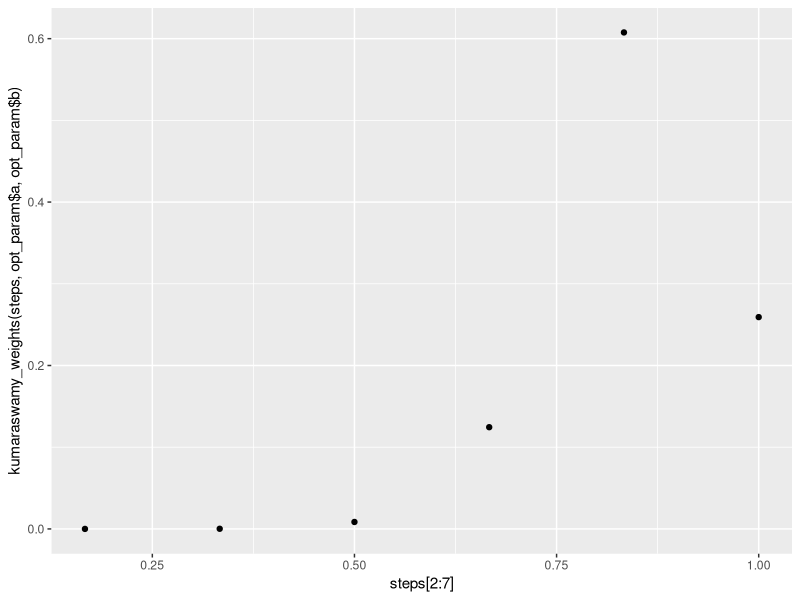

This figure's R source: (Note: this script raises an error after producing the figure.)
library(tidyverse)
library(ggpubr)
library(ordinal)
library(optimx)
library(stats)
library(data.table)
library(boot)

#Here choose the csv, it can be with real p1204 or desired only
all_data <- read_csv("phase4_current_results_p1204.csv", col_types = "ffnnnnnnnnnnncc")
#Here choose for which data you want the model: 
#n<8 for all data, n==7 for only full weeks and n<7 for only unfull weeks
data_by_weeks_n <- all_data  %>% filter(n == 7)
#Here choose what content you want: 
#n < 26 for all content, n < 14 for nature only and n > 13 for slowmo only
data_by_weeks <- data_by_weeks_n %>% filter(n < 26)
#if you want to exclude some testers you can do this after this line

# Clean data (tester excluding)  ============================

#data_by_weeks <- data_by_weeks[!(data_by_weeks$external_id %in% c("f1308", "bb8d0", "343ab", "9d7d1", "3fe63", "57ea9")), ]

# Different classes of weighting functions ============================
kumaraswamy_weights <- function(steps, a, b){
  kum_weights <- rep(0, length(steps) - 1)
  for (i in 2:length(steps)){
    kum_weights[i-1] = (1 - steps[i-1]^a)^b - (1 - steps[i]^a)^b
  }
  return(kum_weights)
}

kum_par <- c(1,1, 0.6,1, 0.9,1, 1,0.5, 5,0.9, 0.5,0.5, 0.9,0.9, 5,5, 3,6, 2,6)
dim(kum_par) <- c(2, 10)
kum_par <- t(kum_par)
colnames(kum_par) <- c("a", "b")

f_mean <- function(x) {
  tmp <- x[,1]
  tmp[is.na(x[,1])] <- 0
  norm <- rep(1, nrow(x))
  norm[is.na(x[,1])] <- 0
  for (i in c(2:6)){
    tmp_norm <- rep(1, nrow(x))
    tmp_norm[is.na(x[,i])] <- 0
    norm <- norm + tmp_norm
    tmp_na <- x[,i]
    tmp_na[is.na(tmp_na)] <- 0
    tmp <- tmp + tmp_na
  }
  return(tmp / norm)
}

f_min <- function(x) {
  tmp <- x[,1]
  tmp[is.na(x[,1])] <- Inf  # Initialize with positive infinity
  for (i in c(2:6)){
    tmp_na <- x[,i]
    tmp_na[is.na(tmp_na)] <- Inf  # Treat missing values as positive infinity
    tmp <- pmin(tmp, tmp_na)  # Calculate the element-wise minimum
  }
  tmp[tmp == Inf] <- NA  # Replace positive infinity with NA
  return(tmp)
}

data_by_weeks$f_mean = f_mean(as.matrix(data_by_weeks[,c("mo", "tu", "we", "th", "fr", "sa")]))
data_by_weeks$f_min = f_min(as.matrix(data_by_weeks[,c("mo", "tu", "we", "th", "fr", "sa")]))
data_by_weeks$os <- factor(data_by_weeks$q2, ordered = TRUE, 
                           levels = c(1, 2, 3, 4, 5))

steps <- c(0, 1/6, 2/6, 3/6, 4/6, 5/6, 6/6)

f_kum <- function(x, steps, a, b) {
  norm_vec <- t(replicate(nrow(x), kumaraswamy_weights(steps, a, b)))
  norm_vec[is.na(x)] <- 0
  rowSums(x * norm_vec, na.rm = TRUE) / rowSums(norm_vec)
}

objective_fun <- function(params, df, steps) {
  a <- params[1]
  b <- params[2]
  
  df$tmp <- f_kum(as.matrix(df[,c("mo", "tu", "we", "th", "fr", "sa")]), 
                  steps, a, b)
  
  model <- clm(os ~ tmp, data = df, family = "binomial")  
  
  return(AIC(model))  
}

best_AIC <- 10^9
opt_param <- 0
for (i in 1:nrow(kum_par)){
  init_params <- kum_par[i,]
  lower_bounds <- c(0.00001, 0.00001)
  opt_data <- data_by_weeks 
  
  opt_result <- optimx(init_params, objective_fun, method="L-BFGS-B", 
                       lower=lower_bounds, df = opt_data, steps = steps)
  
  best_params <- opt_result
  print(best_params)
  if (best_params$value < best_AIC)
  {
    best_AIC <- best_params$value
    opt_param <- best_params
  }
}

data_by_weeks$f_best_fun <- f_kum(as.matrix(
  data_by_weeks[,c("mo", "tu", "we", "th", "fr", "sa")]), 
  steps, opt_param$a, opt_param$b)
opt_model <- clm(os ~ f_best_fun, data = data_by_weeks, family = "binomial")
summary(opt_model)

ggplot(NULL, aes(steps[2:7], kumaraswamy_weights(steps, opt_param$a, opt_param$b))) + 
  geom_point()

# 1. Predict probabilities
new_data <- data.frame(f_best_fun = data_by_weeks$f_best_fun)
predicted_probs <- predict(opt_model, newdata = new_data, type = "prob")

# Convert predicted_probs from list to matrix
predicted_probs_matrix <- do.call(rbind, predicted_probs)

# Pre-allocate a matrix to store the samples
N <- 100
random_samples_matrix <- matrix(0, nrow = nrow(predicted_probs_matrix), ncol = N)

# Draw random levels based on predicted probabilities for each observation
for(i in 1:nrow(predicted_probs_matrix)) {
  random_samples_matrix[i, ] <- sample(1:ncol(predicted_probs_matrix), 
                                       size = N, 
                                       replace = TRUE, 
                                       prob = predicted_probs_matrix[i, ])
}

tmp_data <- data_by_weeks[,c("mo", "tu", "we", "th", "fr", "sa", "q2")]
n_steps <- length(steps) - 1
points_bootstrap <- matrix(0, nrow = n_steps*ncol(random_samples_matrix), ncol = 3)
for(i in 1:ncol(random_samples_matrix)) {
  tmp_data$q2 <- random_samples_matrix[ ,i]
  tmp_data$os <- factor(tmp_data$q2, ordered = TRUE, levels = c(1, 2, 3, 4, 5))
  init_params <- kum_par[3,] # uniform distribution
  lower_bounds <- c(0.00001, 0.00001)
  opt_result <- optimx(init_params, objective_fun, method="L-BFGS-B", 
                       lower=lower_bounds, df = tmp_data, steps = steps)
  # TODO protect against estimation error
  if (opt_result$kkt1 == TRUE & opt_result$kkt2 == TRUE) {
    print(kumaraswamy_weights(steps, opt_result$a, opt_result$b))
    points_bootstrap[((i - 1)*n_steps + 1):(i*n_steps), 1] = i
    points_bootstrap[((i - 1)*n_steps + 1):(i*n_steps), 2] = steps[2:(n_steps + 1)]
    points_bootstrap[((i - 1)*n_steps + 1):(i*n_steps), 3] = kumaraswamy_weights(steps, opt_result$a, opt_result$b)
  }
  else {
    points_bootstrap[((i - 1)*n_steps + 1):(i*n_steps), 1] = i
    points_bootstrap[((i - 1)*n_steps + 1):(i*n_steps), 2] = steps[2:(n_steps + 1)]
    points_bootstrap[((i - 1)*n_steps + 1):(i*n_steps), 3] = NA
    
  }

}
# Part2: change here to bootstrap_data_ex for plot without excluded testers 
points_bootstrap <- na.omit(points_bootstrap)
bootstrap_data <- tibble(rep = points_bootstrap[ ,1], step = points_bootstrap[ ,2], weight = points_bootstrap[ ,3])
ggplot(bootstrap_data, aes(step, weight)) + geom_point(alpha = 0.1)

ggplot() + geom_point(data = bootstrap_data, aes(x = step, y = weight), alpha = 0.1) +
  geom_point(data = bootstrap_data_ex, aes(x = step, y = weight), alpha = 0.1, color = "red")

summarized_data <- bootstrap_data %>%
  group_by(step) %>%
  summarise(mean_weight = mean(weight))
summarized_data_ex <- bootstrap_data_ex %>%
  group_by(step) %>%
  summarise(mean_weight = mean(weight))

ggplot() + geom_point(data = summarized_data, aes(x = step, y = mean_weight, color = "all"), alpha = 0.8) +
  geom_point(data = summarized_data_ex, aes(x = step, y = mean_weight, color = "clean"), alpha = 0.8) 
  

bootstrap_data$get_in <- 1
setDT(bootstrap_data)
# Po wielu próbach nie udało mi się zrobić odrzucania 5% z każdego stepu.
# Szukanie rozwiązania, które będzie usuwało wszystkie rep do którego należał usunięty step prowadzi do nieskończonej pętli
# W R jest też biblioteka boot, która ma wbudowaną funkcje liczenia CI - czemu nie możemy jej zastosować?
# Zostawiam póki co ten case nierozwiązany, do poruszenia na spotkaniu



# Initialize a data table and compute the abs_dif within each step group

bootstrap_data[, abs_dif := abs(weight - mean(weight)), by = step]

bootstrap_function <- function(data, indices) {
  steps <- c(0, 1/6, 2/6, 3/6, 4/6, 5/6, 6/6)
  x1 <- data[indices, 1]
  x2 <- data[indices, 2]
  return(kumaraswamy_weights(steps, x1, x2))  
}

desired_length <- nrow(bootstrap_data) * 0.95
bootstrap_data_ra <- bootstrap_data[get_in == 1]

set.seed(123)  # Set a seed for reproducibility
bootstrap_results <- boot(data = opt_result, statistic = bootstrap_function, R = 1000)

boot.ci(boot.out = bootstrap_results, 
        type = c("norm", "basic",
                 "perc", "bca"))


#this solution cannot be found
#while (nrow(bootstrap_data_ra) > desired_length) {
  # Filter by get_in, compute abs_dif and remove rows with max abs_dif rep
  #for (x in unique(bootstrap_data$step)){
    #print(x)
    #bootstrap_data_ra <- bootstrap_data_ra[get_in == 1]
    #bootstrap_data_ra[, abs_dif := abs(weight - mean(weight)), by = step]
    #bootstrap_data_tmp <- bootstrap_data %>% filter(step == x)
    #reps_with_max_abs_dif <- bootstrap_data_tmp[abs_dif == max(abs_dif), unique(rep)]
    #bootstrap_data_ra[rep %in% reps_with_max_abs_dif, get_in := 0]
  #}
#}


#bootstrap_data_ra <- as.data.frame(bootstrap_data_ra)
#ggplot(bootstrap_data_ra, aes(step, weight, group = rep)) + geom_point(size = 1, alpha = 0.03)

# If you need the result as a data.frame
result <- as.data.frame(result)
ggplot(result, aes(step, weight, group = rep)) + geom_point(size = 1, alpha = 0.03)
ggplot(result, aes(step, weight, group = rep)) + geom_line(size = 1, alpha = 0.03)



glz_data <- all_data %>%
  filter(n == 7)
glz_data$os <- factor(glz_data$q2, ordered = TRUE,levels = c(1, 2, 3, 4, 5))
model <- clm(os ~ mo + tu + we + th + fr + sa, data = glz_data, family = "binomial")  
AIC(model)
summary(model)

glz_data %<>%
  mutate(motu = (mo + tu)/2) %>%
  mutate(weth = (we + th)/2) %>%
  mutate(frsa = (fr + sa)/2)
model <- clm(os ~ motu + weth + frsa, data = glz_data, family = "binomial")  
AIC(model)
summary(model)

comparison <- data_by_weeks %>%
  group_by(week) %>%
  dplyr::summarize(mos = mean(q2), f_best_fun = mean(f_best_fun), f_mean = mean(f_mean), f_min = mean(f_min), n = n())

  ggscatter(data = comparison, x = "f_best_fun", y = "mos", 
            add = "reg.line",  # Add regression line
            add.params = list(color = "blue", fill = "lightgray"), # Customize reg. line
            conf.int = TRUE) + 
  stat_cor(method = "pearson", label.x = 2.5, label.y = 5)  
    ggscatter(data = comparison, x = "f_mean", y = "mos",
              add = "reg.line",  # Add regression line
              add.params = list(color = "blue", fill = "lightgray"), # Customize reg. line
              conf.int = TRUE) + 
    stat_cor(method = "pearson", label.x = 2.8, label.y = 5)
    ggscatter(data = comparison, x = "f_min", y = "mos",
              add = "reg.line",  # Add regression line
              add.params = list(color = "blue", fill = "lightgray"), # Customize reg. line
              conf.int = TRUE) + 
    stat_cor(method = "pearson", label.x = 2, label.y = 5) 


  
